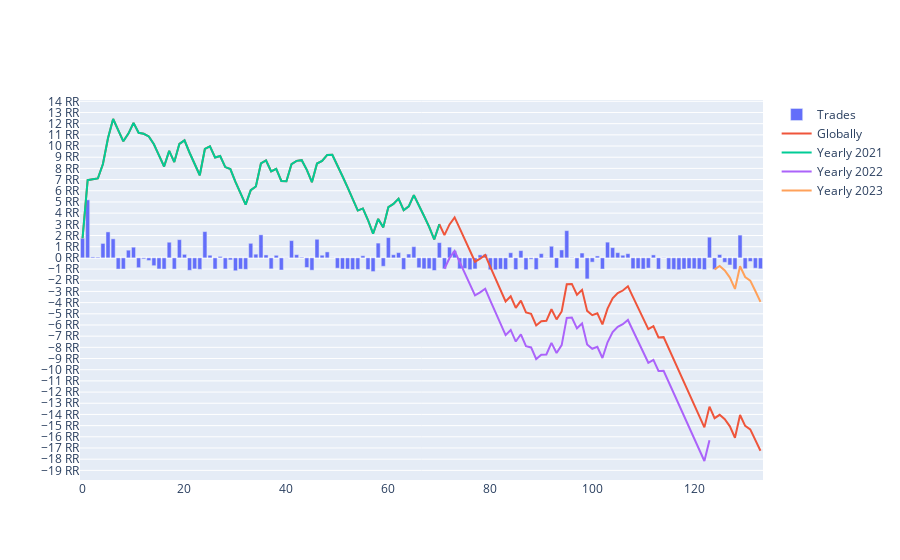

Notebook code cell kept with this figure:
### Code cell
import plotly.graph_objects as go
trades_graph = trades.copy()
# trades_graph['Gain'] = trades_graph['Gain']/10000*100
trades_graph['Gain'] = trades_graph['Gain']/trades_graph['Risque']
trades_graph = api.compute_stats(trades_graph)
periods = ['Globally', 'Yearly']

fig = go.Figure(go.Bar(x=trades_graph.index.to_list(), y=trades_graph[('Gain', 'Globally')].to_list(), name='Trades'))
for col in trades_graph['Balance'].columns.get_level_values(0):
    for period in periods:
        if period in col:
            fig.add_trace(go.Scatter(x=trades_graph.index.to_list(), y=trades_graph[('Balance', col)].to_list(), name=col.replace('_', ' ')))

# fig.update_yaxes(tickformat = '.1f', ticksuffix=' %', dtick = 0.5)
# fig.update_yaxes(tickformat = '.0f', ticksuffix=' €', dtick = 50)
fig.update_yaxes(tickformat = '.0f', ticksuffix=' RR', dtick = 1)
fig.show()

### Figure 1 — Plotly figure (JSON) as saved in the notebook; plotly's stock layout.template omitted (floating-point values rounded to 4 significant figures; data arrays with more than 128 entries replaced by an {"elided": "..."} marker saying what was removed)
{"data": [{"name": "Trades", "type": "bar", "x": {"elided": "134 int values"}, "y": {"elided": "134 float values"}}, {"name": "Globally", "type": "scatter", "x": {"elided": "134 int values"}, "y": {"elided": "134 float values"}}, {"name": "Yearly 2021", "type": "scatter", "x": {"elided": "134 int values"}, "y": {"elided": "134 float values"}}, {"name": "Yearly 2022", "type": "scatter", "x": {"elided": "134 int values"}, "y": {"elided": "134 float values"}}, {"name": "Yearly 2023", "type": "scatter", "x": {"elided": "134 int values"}, "y": {"elided": "134 float values"}}], "layout": {"yaxis": {"dtick": 1, "tickformat": ".0f", "ticksuffix": " RR"}}}
